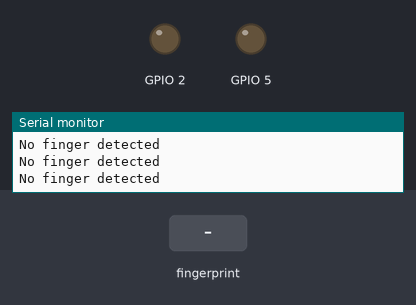
The sketch below on a simulated ESP32. Parts: output pins drawn as LEDs (lit = HIGH), the last lines printed to the serial monitor. The test bench sets the inputs (shaded band). WiFi joins after 1.5 s; servers stay silent unless stated; uploads are accepted with an empty reply.

Above: at 4.1 s.
4.2 s: finger stored as number 1 placed on the sensor
At 6.4 s:
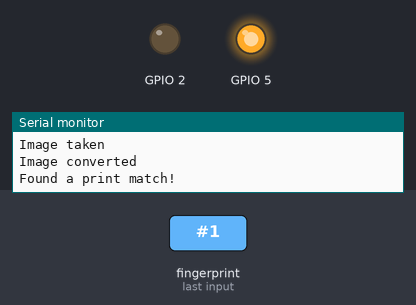
Timing chart, 0 to 8.5 s (numbered marks = the images above; inputs shaded):
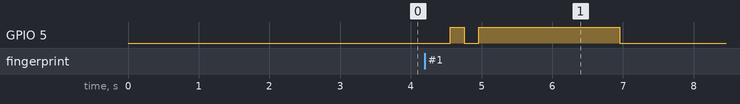

Measured:
- after the input at 4.2 s, GPIO 5: LOW → HIGH after 0.36 s, → LOW 0.20 s later, → HIGH 0.20 s later, → LOW 2.0 s later

The sketch:

Esp_attendence_mysql.ino
```cpp
#include <Adafruit_Fingerprint.h>
#include<HardwareSerial.h>

#if (defined(__AVR__) || defined(ESP8266)) && !defined(__AVR_ATmega2560__)


#else

#define mySerial Serial2

#endif

#include <WiFi.h>
#include <HTTPClient.h>

const char WIFI_SSID[] = "CUET-Students-N";
const char WIFI_PASSWORD[] = "1020304050";

String HOST_NAME = "http://10.19.40.203"; // change to your PC's IP address
String PATH_NAME   = "/dht11_project/arduino.php";
String queryString = "?temperature=103.05&humidity=34";


Adafruit_Fingerprint finger = Adafruit_Fingerprint(&mySerial);

void setup()
{
  Serial.begin(9600);

  WiFi.begin(WIFI_SSID, WIFI_PASSWORD);
  Serial.println("Connecting");
  while(WiFi.status() != WL_CONNECTED) {
    delay(500);
    Serial.print(".");
  }

  Serial.println("");
  Serial.print("Connected to WiFi network with IP Address: ");
  Serial.println(WiFi.localIP());

  HTTPClient http;

  http.begin(HOST_NAME + PATH_NAME + queryString); //HTTP
  int httpCode = http.GET();

  // httpCode will be negative on error
  if(httpCode > 0) {
    // file found at server
    if(httpCode == HTTP_CODE_OK) {
      String payload = http.getString();
      Serial.println(payload);
    } else {
      // HTTP header has been send and Server response header has been handled
      Serial.printf("[HTTP] GET... code: %d\n", httpCode);
    }
  } else {
    Serial.printf("[HTTP] GET... failed, error: %s\n", http.errorToString(httpCode).c_str());
  }

  http.end();


  pinMode(2,OUTPUT);pinMode(5,OUTPUT);
  while (!Serial);  // For Yun/Leo/Micro/Zero/...
  delay(100);
  Serial.println("\n\nAdafruit finger detect test");

  // set the data rate for the sensor serial port
  finger.begin(57600);
  delay(5);
  if (finger.verifyPassword()) {
    Serial.println("Found fingerprint sensor!");
  } else {
    Serial.println("Did not find fingerprint sensor :(");
    while (1) { delay(1); }
  }

  Serial.println(F("Reading sensor parameters"));
  finger.getParameters();
  Serial.print(F("Status: 0x")); Serial.println(finger.status_reg, HEX);
  Serial.print(F("Sys ID: 0x")); Serial.println(finger.system_id, HEX);
  Serial.print(F("Capacity: ")); Serial.println(finger.capacity);
  Serial.print(F("Security level: ")); Serial.println(finger.security_level);
  Serial.print(F("Device address: ")); Serial.println(finger.device_addr, HEX);
  Serial.print(F("Packet len: ")); Serial.println(finger.packet_len);
  Serial.print(F("Baud rate: ")); Serial.println(finger.baud_rate);

  finger.getTemplateCount();

  if (finger.templateCount == 0) {
    Serial.print("Sensor doesn't contain any fingerprint data. Please run the 'enroll' example.");
  }
  else {
    Serial.println("Waiting for valid finger...");
      Serial.print("Sensor contains "); Serial.print(finger.templateCount); Serial.println(" templates");
  }
}

void loop()                     // run over and over again
{
  getFingerprintID();
  delay(50);            //don't ned to run this at full speed.
}

uint8_t getFingerprintID() {
  uint8_t p = finger.getImage();
  switch (p) {
    case FINGERPRINT_OK:
      Serial.println("Image taken");
      break;
    case FINGERPRINT_NOFINGER:
      Serial.println("No finger detected");
      return p;
    case FINGERPRINT_PACKETRECIEVEERR:
      Serial.println("Communication error");
      return p;
    case FINGERPRINT_IMAGEFAIL:
      Serial.println("Imaging error");
      return p;
    default:
      Serial.println("Unknown error");
      return p;
  }

  // OK success!

  p = finger.image2Tz();
  switch (p) {
    case FINGERPRINT_OK:
      Serial.println("Image converted");
      break;
    case FINGERPRINT_IMAGEMESS:
      Serial.println("Image too messy");
      return p;
    case FINGERPRINT_PACKETRECIEVEERR:
      Serial.println("Communication error");
      return p;
    case FINGERPRINT_FEATUREFAIL:
      Serial.println("Could not find fingerprint features");
      return p;
    case FINGERPRINT_INVALIDIMAGE:
      Serial.println("Could not find fingerprint features");
      return p;
    default:
      Serial.println("Unknown error");
      return p;
  }

  // OK converted!
  p = finger.fingerSearch();
  if (p == FINGERPRINT_OK) {
    Serial.println("Found a print match!");
    digitalWrite(5,HIGH);delay(200);
    digitalWrite(5,LOW);delay(200);digitalWrite(5,HIGH);delay(2000);
    digitalWrite(5,LOW);
  } else if (p == FINGERPRINT_PACKETRECIEVEERR) {
    Serial.println("Communication error");
    return p;
  } else if (p == FINGERPRINT_NOTFOUND) {
    Serial.println("Did not find a match");
    digitalWrite(2,HIGH);delay(200);
    digitalWrite(2,LOW);delay(200);digitalWrite(2,HIGH);delay(2000);
    digitalWrite(2,LOW);
    return p;
  } else {
    Serial.println("Unknown error");
    return p;
  }

  // found a match!
  Serial.print("Found ID #"); Serial.print(finger.fingerID);
  Serial.print(" with confidence of "); Serial.println(finger.confidence);

  return finger.fingerID;
}

// returns -1 if failed, otherwise returns ID #
int getFingerprintIDez() {
  uint8_t p = finger.getImage();
  if (p != FINGERPRINT_OK)  return -1;

  p = finger.image2Tz();
  if (p != FINGERPRINT_OK)  return -1;

  p = finger.fingerFastSearch();
  if (p != FINGERPRINT_OK)  return -1;

  // found a match!
  Serial.print("Found ID #"); Serial.print(finger.fingerID);
  Serial.print(" with confidence of "); Serial.println(finger.confidence);

  return finger.fingerID;
}
```
